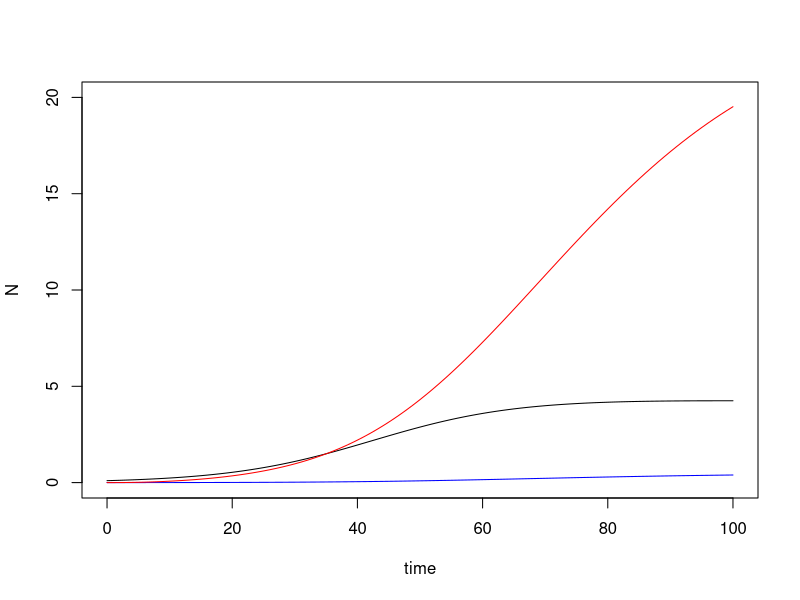

This chart was generated by the following R code:
# SEIC model for Fig 1 in mesocosm paper

setwd("C:/RData")
library(deSolve)

SEIC <- function(t,y,params){
 S = y[1]; E = y[2]; I = y[3]; C = y[4];
  with(
    as.list(params),
    {
      dS <-  b*(1 - (S+E+I)/K)*(S+E) - mu_s*S - BM*S
      dE <- BM*S - mu_s*E - sigma*E
      dI <- sigma*E - (mu_s + mu_i)*I
      dC <-lambda*I - mu_c*C
      res <- c(dS, dE, dI, dC)
      list(res)
    }
  )
}

initials = c(S = 0.1, E = 0, I = 0, C = 0)
parameters = c(b = 0.1, K = 5, mu_s = 0.01, BM = 0.01, sigma = 1/28, mu_i = 0.04, lambda = 50, mu_c = 1)

sim1 = data.frame(ode(y = initials, times = 0:100, parms = parameters, func = SEIC))
sim1[,"N"] <- sim1[,"S"] + sim1[,"E"] + sim1[,"I"]
plot(N ~ time, data=sim1, type="l", ylim=c(0, 20))
lines(I ~ time, data=sim1, col="blue")
lines(C ~ time, data=sim1, col="red")
